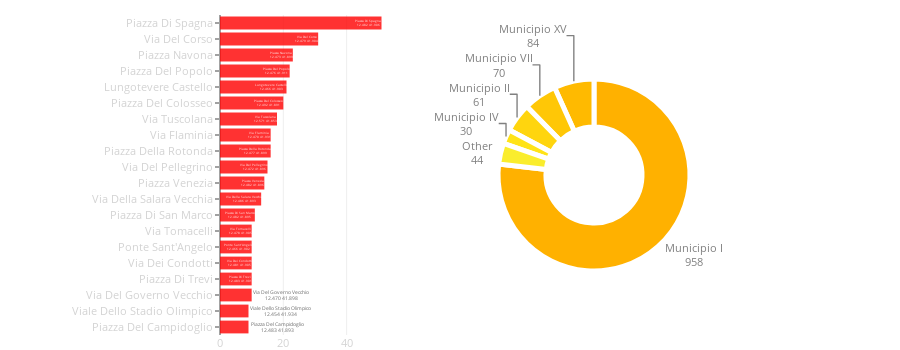

Write notebook code for a chart like this one.
### Code cell
street_area_combine(city_data)

### Figure 1 — Plotly figure (JSON) as saved in the notebook; plotly's stock layout.template omitted (floating-point values rounded to 4 significant figures)
{"data": [{"hoverinfo": "text", "marker": {"color": "red"}, "opacity": 0.8, "orientation": "h", "showlegend": false, "text": ["Piazza Di Spagna<br>12.482 41.906", "Via Del Corso<br>12.479 41.904", "Piazza Navona<br>12.473 41.899", "Piazza Del Popolo<br>12.476 41.911", "Lungotevere Castello<br>12.466 41.903", "Piazza Del Colosseo<br>12.492 41.891", "Via Tuscolana<br>12.571 41.853", "Via Flaminia<br>12.470 41.931", "Piazza Della Rotonda<br>12.477 41.899", "Via Del Pellegrino<br>12.472 41.896", "Piazza Venezia<br>12.482 41.896", "Via Della Salara Vecchia<br>12.486 41.893", "Piazza Di San Marco<br>12.482 41.895", "Via Tomacelli<br>12.478 41.905", "Ponte Sant'Angelo<br>12.466 41.902", "Via Dei Condotti<br>12.481 41.905", "Piazza Di Trevi<br>12.483 41.901", "Via Del Governo Vecchio<br>12.470 41.898", "Viale Dello Stadio Olimpico<br>12.454 41.934", "Piazza Del Campidoglio<br>12.483 41.893"], "type": "bar", "uid": "132ead80-4a60-11e9-9063-3c15c2cf2370", "x": [51, 31, 23, 22, 21, 20, 18, 16, 16, 15, 14, 13, 11, 10, 10, 10, 10, 10, 9, 9], "y": ["Piazza Di Spagna", "Via Del Corso", "Piazza Navona", "Piazza Del Popolo", "Lungotevere Castello", "Piazza Del Colosseo", "Via Tuscolana", "Via Flaminia", "Piazza Della Rotonda", "Via Del Pellegrino", "Piazza Venezia", "Via Della Salara Vecchia", "Piazza Di San Marco", "Via Tomacelli", "Ponte Sant'Angelo", "Via Dei Condotti", "Piazza Di Trevi", "Via Del Governo Vecchio", "Viale Dello Stadio Olimpico", "Piazza Del Campidoglio"]}, {"domain": {"x": [0.1, 1], "y": [0.2, 0.8]}, "hole": 0.5, "hoverinfo": "label+percent+value", "labels": ["Municipio I", "Municipio XV", "Municipio VII", "Municipio II", "Municipio IV", "Other"], "marker": {"colors": ["#ffb100", "#ffba00", "#ffc706", "#ffd50e", "#ffe317", "#faed2d"], "line": {"color": "white", "width": 5}}, "sort": false, "textfont": {"color": "grey", "size": 11}, "textinfo": "label+value", "textposition": "outside", "type": "pie", "uid": "132eb078-4a60-11e9-948f-3c15c2cf2370", "values": [958, 84, 70, 61, 30, 44]}], "layout": {"height": 350, "hovermode": "closest", "margin": {"b": 15, "l": 220, "r": 0, "t": 15}, "showlegend": false, "width": 900, "xaxis": {"domain": [0, 0.25], "tickfont": {"color": "lightgrey", "size": 11}}, "yaxis": {"autorange": "reversed", "domain": [0, 1], "tickfont": {"color": "lightgrey", "size": 11}, "ticklen": 4}}}
